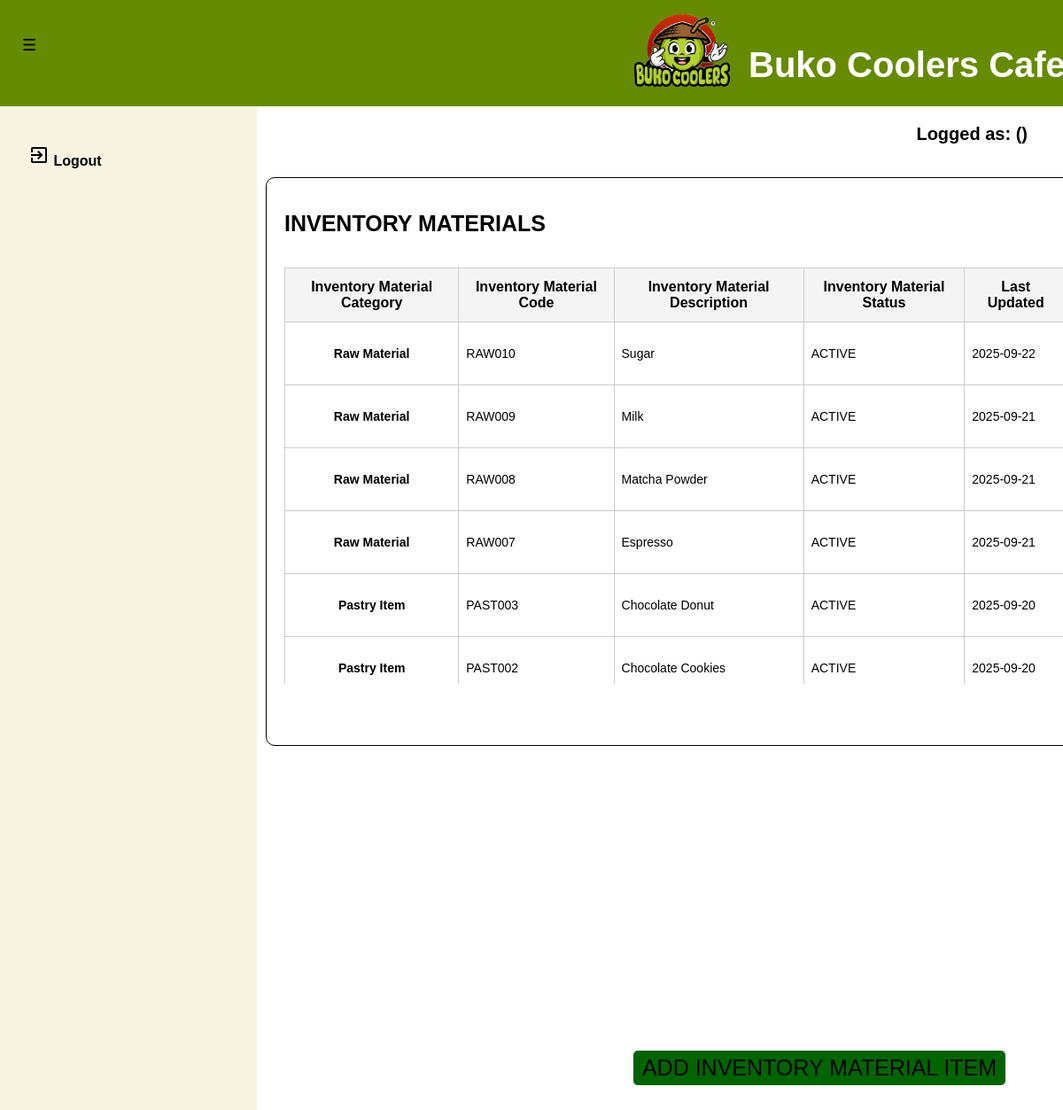
Page /inventory_item_list.php on the committed database.
### tables this page shows
CREATE TABLE `tbl_inventory_materials_list` (
  `PK_INVENTORY` int(11) NOT NULL,
  `INVENTORY_ITEM_CODE` varchar(10) NOT NULL,
  `INVENTORY_ITEM_DESCRIPTION` varchar(80) NOT NULL,
  `INVENTORY_ITEM_STATUS` varchar(40) NOT NULL DEFAULT 'ACTIVE',
  `INVENTORY_ITEM_TIMESTAMP` datetime NOT NULL DEFAULT current_timestamp()
);

### inventory_item_list.php (the view, shortened to what this page needs)
<?php
    include ('database_connection.php');
?>
<!DOCTYPE html>
    <html lang="en">
    <head>
        <link rel="stylesheet" type="text/css" href="styles/dashboard.css">
        <link rel="stylesheet" type="text/css" href="styles/viewdata_style.css">
        <link rel="stylesheet" type="text/css" href="styles/dashboard_style.css">
    </head>
    <body>
        <div class="main_container">
            <header>
                <div id="navleft" class="show_navleft">
                    <span class="toggle-btn" onclick="toggleNav()">&#9776;</span>
                </div>
                <div class="header-content">
                    <div class="header-left">
                        <img src="templates/designs/logo_nonbg.png" alt="Buko Coolers Logo" class="logo">
                        <h1>Buko Coolers Cafe</h1>
                    </div>
                </div>
            </header>
            <div id="sidenav" class="side_nav">
                <a href="logout_action.php" onclick="return confirm('Are you sure do you want to logout?');"><i class="material-icons">exit_to_app</i> Logout</a>
            </div>
        </div>
        <div class="form_container">
            <h1>INVENTORY MATERIALS</h1>
            <div class="table_container_nouppr">
                <div style="overflow-y: auto; height: 470px;">
                    <table class="dataview">
                        <thead>
                            <tr>
                                <th>Inventory Material Category</th>
                                <th>Inventory Material Code</th>
                                <th>Inventory Material Description</th>
                                <th>Inventory Material Status</th>
                                <th>Last Updated</th>
                            </tr>
                        </thead>
                        <tbody id="table_body">
                            <tr>
                                <?php
                                    $show_inventory_list = "SELECT PK_INVENTORY, INVENTORY_ITEM_CODE, INVENTORY_ITEM_DESCRIPTION,
                                    INVENTORY_ITEM_STATUS, DATE_FORMAT(DATE_ADD(tbl_inventory_materials_list.INVENTORY_ITEM_TIMESTAMP, INTERVAL 8 HOUR), '%Y-%m-%d') AS INVENTORY_ITEM_TIMESTAMP
                                    FROM tbl_inventory_materials_list WHERE INVENTORY_ITEM_STATUS = 'ACTIVE' ORDER BY tbl_inventory_materials_list.PK_INVENTORY DESC";
                                    $exec_show_inventory_list = mysqli_query($databaseconn, $show_inventory_list);
                                    if (mysqli_num_rows($exec_show_inventory_list) > 0) {
                                        while($row = mysqli_fetch_assoc($exec_show_inventory_list)){
                                            $ret_inv_item_code = $row['INVENTORY_ITEM_CODE'];
                                            $ret_inv_item_desc = $row['INVENTORY_ITEM_DESCRIPTION'];
                                            $ret_inv_item_status = $row['INVENTORY_ITEM_STATUS'];
                                            $ret_inv_item_date = $row['INVENTORY_ITEM_TIMESTAMP'];
                                            echo "<tr>";
                                            echo "<td style='text-align: center; font-weight: bold;'>";
                                            if (stripos($ret_inv_item_code, "RAW") !== false) {
                                                echo "Raw Material";} else if (stripos($ret_inv_item_code, "PAST") !== false) {
                                                echo "Pastry Item"; }
                                                echo "</td>";
                                            echo "<td>$ret_inv_item_code</td>";
                                            echo "<td>$ret_inv_item_desc</td>";
                                            echo "<td>$ret_inv_item_status</td>";
                                            echo "<td>$ret_inv_item_date</td>";
                                            echo "</tr>";
                                        }
                                    } else {
                                        echo "<tr>
                                        <td colspan='6'>No Inventory Materials found.</td>
                                        </tr>";
                                    }
                                ?>
                            </tr>
                        </tbody>
                    </table>
                </div>
            </div>
            <div class="button_under">
                <form class="list_forms_under" method="POST" action="">
                    <button id="prodadd" name="add_prod">ADD INVENTORY MATERIAL ITEM</button>
                </form>
            </div>
        </div>
        <div class="header-right">
            <p>Logged as: <?php echo htmlspecialchars($return_username); ?> (<?php echo htmlspecialchars($return_role); ?>)</p>
    </body>
</html>

### styles/viewdata_style.css (style rules this page uses)
.form_container { position: fixed; top: 200px; left: 300px; padding: 20px; width: 80%; height: 600px; border: 1px solid #000; border-radius: 10px; }
.form_container h1 { text-align: left; font-size: 25px; font-weight: bold; margin-bottom: 20px; }
.table_container_nouppr { position: relative; top: 15px; font-size: 16px; }
.button_under { position: fixed; right: 65px; bottom: 90px; }
#exportcsv, #exportreport, #prodadd, #searchdate, #usradd { margin-top: 10px; padding: 5px 10px; border: none; border-radius: 5px; background-color: darkgreen; color: black; cursor: pointer; font-size: 25px; }
.dataview { width: 100%; border-collapse: collapse; }
.dataview thead th { border: 1px solid #ccc; position: sticky; top: 0; background-color: #f4f4f4; z-index: 3; font-size: 16px; }
.dataview th, .dataview td { border: 1px solid #ccc; padding: 12px; text-align: center; }
.dataview td { border: 1px solid #ccc; padding: 8px; text-align: left; font-size: 14px; }

### styles/dashboard_style.css (style rules this page uses)
body, html { overflow-y: auto; overflow-x: hidden; margin: 0; padding: 0; font-family: Arial, sans-serif; background-color: white; height: 100%; }
header { justify-content: space-between; align-items: flex-start; background-color: #668b00; padding: 10px; color: white; height: 100px; width: 100%; }
.header-content { display: flex; justify-content: space-between; align-items: center; }
.header-left { display: flex; align-items: center; }
.header-left .logo { width: 150px; height: auto; margin-top: -60px; margin-left: 685px; margin-right: 0px; }
.header-left h1 { color: white; font-size: 40px; margin-top: 0px; }
.header-right { position: fixed; top: 120px; right: 40px; font-size: 20px; color: black; font-weight: bold; }
.side_nav { height: calc(100vh - 120px); width: 290px; position: fixed; top: 120px; left: 0; background-color: #F8F4E1; overflow-y: auto; overflow-x: hidden; transition: 0.5s; padding-top: 10px; display: flex; flex-direction: column; }
.side_nav a { padding: 33px 8px 8px 32px; text-decoration: none; font-size: 16px; color: black; display: block; transition: 0.5s; font-weight: bold; }
#navleft { width: 290px; transition: margin-left 0.5s; padding: 16px; }
.toggle-btn { position: fixed; top: 30px; left: -5px; z-index: 1; padding: 10px 30px; color: black; cursor: pointer; font-size: 18px; }

### rows in the picture
tbl_inventory_materials_list: shows "Raw Material", INVENTORY_ITEM_CODE "RAW010", INVENTORY_ITEM_DESCRIPTION "Sugar", INVENTORY_ITEM_STATUS "ACTIVE", ret_inv_item_date "2025-09-22"
tbl_inventory_materials_list: shows "Raw Material", INVENTORY_ITEM_CODE "RAW009", INVENTORY_ITEM_DESCRIPTION "Milk", INVENTORY_ITEM_STATUS "ACTIVE", ret_inv_item_date "2025-09-21"
tbl_inventory_materials_list: shows "Raw Material", INVENTORY_ITEM_CODE "RAW008", INVENTORY_ITEM_DESCRIPTION "Matcha Powder", INVENTORY_ITEM_STATUS "ACTIVE", ret_inv_item_date "2025-09-21"
tbl_inventory_materials_list: shows "Raw Material", INVENTORY_ITEM_CODE "RAW007", INVENTORY_ITEM_DESCRIPTION "Espresso", INVENTORY_ITEM_STATUS "ACTIVE", ret_inv_item_date "2025-09-21"
tbl_inventory_materials_list: shows "Pastry Item", INVENTORY_ITEM_CODE "PAST003", INVENTORY_ITEM_DESCRIPTION "Chocolate Donut", INVENTORY_ITEM_STATUS "ACTIVE", ret_inv_item_date "2025-09-20"
tbl_inventory_materials_list: shows "Pastry Item", INVENTORY_ITEM_CODE "PAST002", INVENTORY_ITEM_DESCRIPTION "Chocolate Cookies", INVENTORY_ITEM_STATUS "ACTIVE", ret_inv_item_date "2025-09-20"
